Frame 1 (no input): blank canvas, image omitted
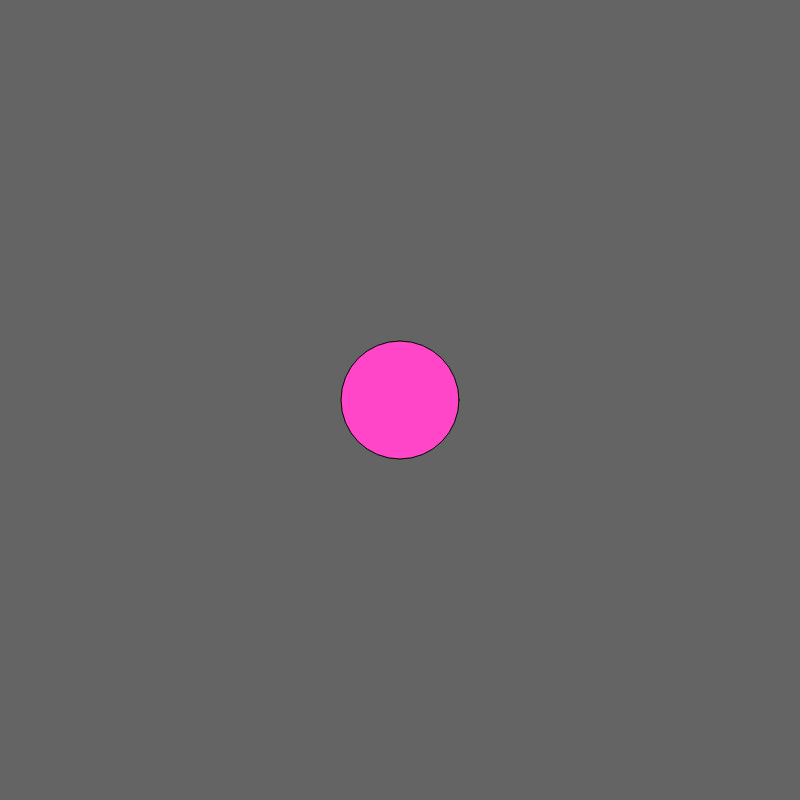
Frame 60 (no input)
Frame 120 (the mouse pressed at the canvas centre since frame 60): identical to frame 60, image omitted

The p5.js sketch that drew this single still picture (run headless with seeded random() and noise() and a simulated clock; from frame 60 on, the mouse is pressed at the canvas centre):

// p5.js sketch
// ── sketch.js
let initialCircleDiameter = 0
let circleDiameter = initialCircleDiameter
let length = 800
let width = 800
let i = 0
let distanceFromC

function setup() {
    createCanvas(length, width)
    background(0)
    circle(length / 2, width / 2, circleDiameter)
    
}
function draw() 
{
    translate(length/2, width/2)
    background(100)
    stroke(0)
    if (i < 200)
    {
        fill(255, 70, 200)

    } else if (i >= 200) 
    {
        fill(0, 255, 100)
    }
    
    if (circleDiameter >= width) {
        circleDiameter = width
    }
    circle(0,0,circleDiameter)
    circleDiameter+=2
    i+=2
}
function mousePressed() {
    coordinateY = mouseY - width / 2
    coordinateX = mouseX - length / 2
    distanceFromC = sqrt(pow(coordinateY, 2) + pow(coordinateX, 2))
    if (distanceFromC < circleDiameter / 2) {
        circleDiameter = initialCircleDiameter
        i = 0
    }
}
